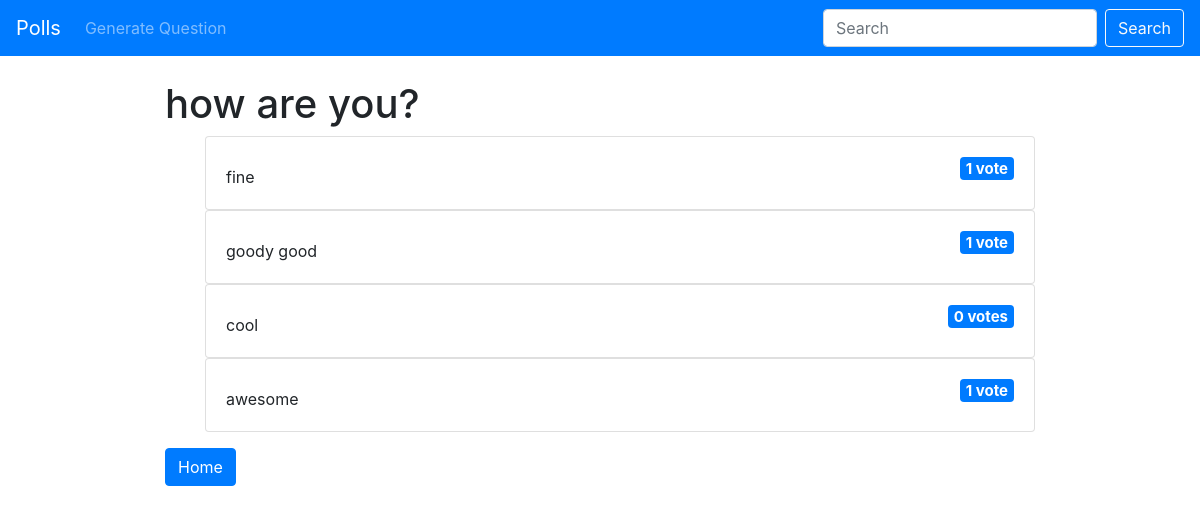
/polls/48/results/, run on the app's committed database.
### polls/models.py (models this page shows, shortened)
class Question(models.Model):
	question_text = models.CharField(max_length=200)
	pub_date = models.DateTimeField(auto_now_add=True)

class Choice(models.Model):
	question = models.ForeignKey(Question, on_delete=models.CASCADE)
	choice_text = models.CharField(max_length=200)
	votes = models.IntegerField(default=0)

### polls/views.py (the view)
# urls.py: path('<int:pk>/results/', views.ResultsView.as_view(), name='results'),
class ResultsView(generic.DetailView):
	model = Question
	template_name = 'polls/results.html'

### polls/templates/polls/results.html (shortened to what this page needs)
{% extends 'polls/base.html' %}
{% block content %}
<h1>{{ question.question_text }}</h1>
<ul>
	{% for choice in question.choice_set.all %}
	<div class="card">
  	<div class="card-body">
  	<h5><span class="badge badge-primary float-right">{{ choice.votes }} vote{{ choice.votes | pluralize }}</span></h5>
	{{ choice.choice_text }}
</div>
</div>
	{% endfor %}
</ul>
<a href="{% url 'polls:index' %}" class="btn btn-primary">Home</a>
{% endblock %}

### polls/static/css/polls.css (style rules this page uses)
.badge { text-align: right; }

### data on the page
Question: question_text "how are you?"
Choice: votes "1", choice_text "fine"
Choice: votes "1", choice_text "goody good"
Choice: votes "0", votes|pluralize "s", choice_text "cool"
Choice: votes "1", choice_text "awesome"
